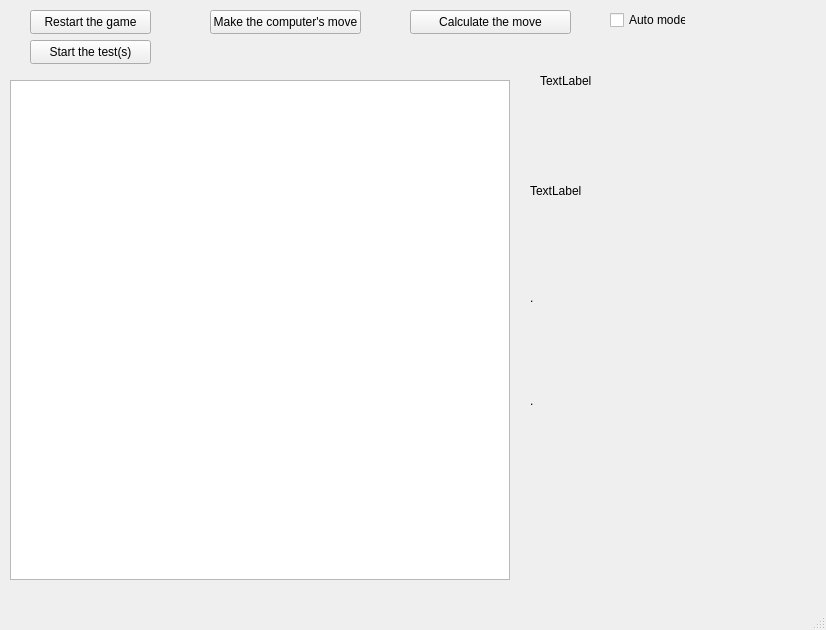
<?xml version="1.0" encoding="UTF-8"?>
<ui version="4.0">
 <class>MainW</class>
 <widget class="QMainWindow" name="MainW">
  <property name="geometry">
   <rect>
    <x>0</x>
    <y>0</y>
    <width>826</width>
    <height>630</height>
   </rect>
  </property>
  <property name="windowTitle">
   <string>MainW</string>
  </property>
  <widget class="QWidget" name="centralwidget">
   <widget class="QGraphicsView" name="XOGrView">
    <property name="geometry">
     <rect>
      <x>10</x>
      <y>80</y>
      <width>500</width>
      <height>500</height>
     </rect>
    </property>
    <property name="minimumSize">
     <size>
      <width>482</width>
      <height>482</height>
     </size>
    </property>
    <property name="maximumSize">
     <size>
      <width>500</width>
      <height>500</height>
     </size>
    </property>
   </widget>
   <widget class="QLabel" name="label">
    <property name="geometry">
     <rect>
      <x>540</x>
      <y>60</y>
      <width>261</width>
      <height>41</height>
     </rect>
    </property>
    <property name="text">
     <string>TextLabel</string>
    </property>
   </widget>
   <widget class="QLabel" name="label_2">
    <property name="geometry">
     <rect>
      <x>530</x>
      <y>120</y>
      <width>271</width>
      <height>141</height>
     </rect>
    </property>
    <property name="text">
     <string>TextLabel</string>
    </property>
    <property name="wordWrap">
     <bool>true</bool>
    </property>
   </widget>
   <widget class="QLabel" name="lab_turn">
    <property name="geometry">
     <rect>
      <x>530</x>
      <y>290</y>
      <width>271</width>
      <height>16</height>
     </rect>
    </property>
    <property name="text">
     <string>.</string>
    </property>
   </widget>
   <widget class="QPushButton" name="startButton">
    <property name="geometry">
     <rect>
      <x>30</x>
      <y>10</y>
      <width>121</width>
      <height>24</height>
     </rect>
    </property>
    <property name="text">
     <string>Restart the game</string>
    </property>
   </widget>
   <widget class="QPushButton" name="but_comp">
    <property name="geometry">
     <rect>
      <x>210</x>
      <y>10</y>
      <width>151</width>
      <height>24</height>
     </rect>
    </property>
    <property name="text">
     <string>Make the computer's move</string>
    </property>
   </widget>
   <widget class="QLabel" name="lab_info">
    <property name="geometry">
     <rect>
      <x>530</x>
      <y>360</y>
      <width>281</width>
      <height>81</height>
     </rect>
    </property>
    <property name="text">
     <string>.</string>
    </property>
   </widget>
   <widget class="QPushButton" name="but_calculate">
    <property name="geometry">
     <rect>
      <x>410</x>
      <y>10</y>
      <width>161</width>
      <height>24</height>
     </rect>
    </property>
    <property name="text">
     <string>Calculate the move</string>
    </property>
   </widget>
   <widget class="QCheckBox" name="cb_auto">
    <property name="geometry">
     <rect>
      <x>610</x>
      <y>10</y>
      <width>76</width>
      <height>20</height>
     </rect>
    </property>
    <property name="text">
     <string>Auto mode</string>
    </property>
   </widget>
   <widget class="QPushButton" name="testBut">
    <property name="geometry">
     <rect>
      <x>30</x>
      <y>40</y>
      <width>121</width>
      <height>24</height>
     </rect>
    </property>
    <property name="text">
     <string>Start the test(s)</string>
    </property>
   </widget>
  </widget>
  <widget class="QMenuBar" name="menubar">
   <property name="geometry">
    <rect>
     <x>0</x>
     <y>0</y>
     <width>826</width>
     <height>22</height>
    </rect>
   </property>
  </widget>
  <widget class="QStatusBar" name="statusbar"/>
 </widget>
 <resources/>
 <connections/>
</ui>
